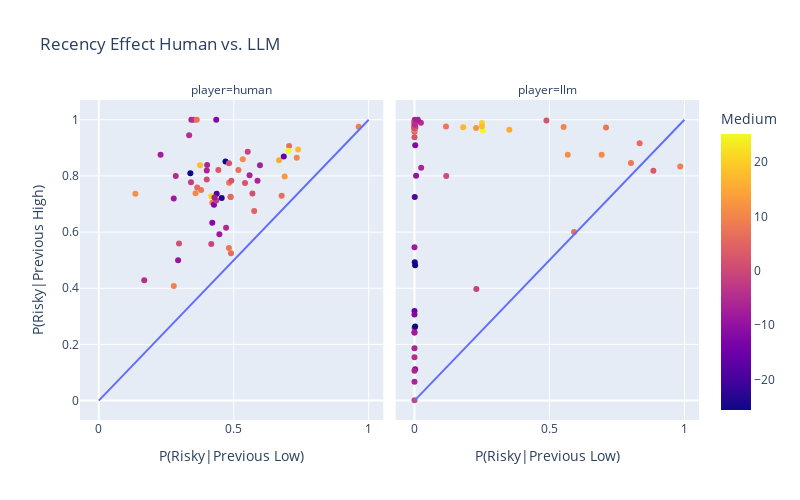
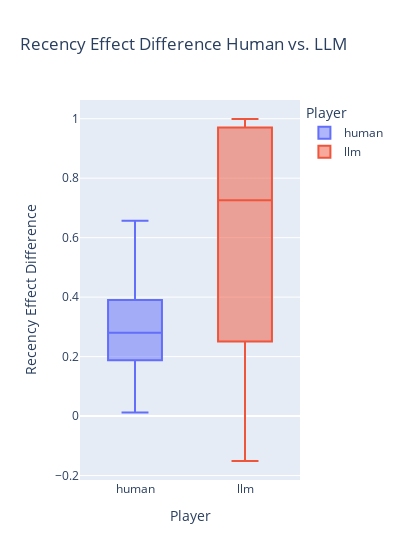
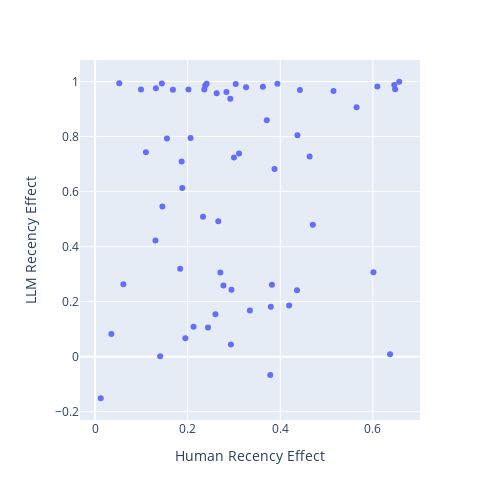

The notebook cell these images were saved under, in order:
### Markdown cell above
# TODO:
1. memory cutoff of 20 trials WITHOUT summarization
2. correct logging of summarization so that we can correlate the trace with summarization
3. recency - P(risky | high) - P(risky |low)

### Code cell
# recency - for each risky choice compute the probability the next choice is risky conditioned on the previous choice payoff was high or low
def get_recency(df):
    risky = df["Choice"]==1
    high = df["Payoff"]==df["High"]
    next_choice = df["Choice"].shift(-1)
    risky_given_previous_was_risky = next_choice[risky]
    previous_risky_was_high = high[risky]
    p_risky_given_previous_risky = risky_given_previous_was_risky.groupby(previous_risky_was_high).mean()
    p_risky_given_previous_risky = p_risky_given_previous_risky.reindex([False, True], fill_value=np.nan)
    recency_df = p_risky_given_previous_risky.to_frame().T
    recency_df.columns = ["p risky given previous low", "p risky given previous high"]
    return recency_df

def get_mean_recency(df):
    recency_df = df.groupby(["Problem", "Id"]).apply(get_recency, include_groups=False)
    recency_df = recency_df.groupby("Problem").mean()
    recency_df['recency diff'] = recency_df.diff(axis=1).iloc[:,1]
    df_agg = df[["Problem", "Phigh", "Medium", "High", "Low"]].drop_duplicates()
    recency_df = df_agg.merge(recency_df, on="Problem")
    return recency_df

recency_df = get_mean_recency(est)
llm_recency_df = get_mean_recency(df_llm)
recency_df["player"] = "human"
llm_recency_df["player"] = "llm"
recency_concat = pd.concat([recency_df, llm_recency_df])
fig = px.scatter(
    recency_concat,
    x="p risky given previous low",
    y="p risky given previous high",
    color="Medium",
    facet_col="player",
    width=800,
    height=500,
    title="Recency Effect Human vs. LLM",
    labels={"p risky given previous low": "P(Risky|Previous Low)", "p risky given previous high": "P(Risky|Previous High)"},
)
# add equality trend line on each facet
fig.add_trace(px.line(x=[0, 1], y=[0, 1]).data[0], row=1, col=1)
fig.add_trace(px.line(x=[0, 1], y=[0, 1]).data[0], row=1, col=2)

fig.show()

# box plot of diff in recency effect per player type
fig = px.box(
    recency_concat,
        width=400,
    x="player",
    color="player",
    y="recency diff",
    title="Recency Effect Difference Human vs. LLM",
    labels={"recency diff": "Recency Effect Difference", "player": "Player"},
)
fig.show()

# scatter of recency effect (diff) llm vs human
recency_merge = recency_df.merge(llm_recency_df, on=["Problem"], suffixes=("_human", "_llm"))
fig = px.scatter(
    recency_merge,
    x="recency diff_human",
    y="recency diff_llm",
    width=500,
    height=500,
    labels={"recency diff_human": "Human Recency Effect", "recency diff_llm": "LLM Recency Effect"},
)
fig.show()

### Figure 1 — Plotly figure (JSON) as saved in the notebook; plotly's stock layout.template omitted (floating-point values rounded to 4 significant figures)
{"data": [{"hovertemplate": "player=human<br>P(Risky|Previous Low)=%{x}<br>P(Risky|Previous High)=%{y}<br>Medium=%{marker.color}<extra></extra>", "legendgroup": "", "marker": {"color": [-0.3, 17.1, -1.0, 8.7, 5.6, 15.5, -4.6, -7.5, -25.6, -12.2, 9.9, 9.2, -4.9, 8.0, -1.9, 18.1, -6.0, 10.6, -6.4, -11.7, 4.6, 2.2, -6.4, 1.2, 5.6, 9.9, 2.8, -6.4, 1.4, -1.8, 0.5, 6.4, 7.0, -12.1, 12.8, -6.1, 6.8, 2.2, -9.4, 25.2, 11.0, 11.5, -25.4, -4.1, 7.0, -7.9, -18.7, -15.5, -8.1, -4.5, -23.8, 7.7, 20.7, 6.0, -5.1, 5.9, 1.3, -6.9, -8.4, 7.9], "coloraxis": "coloraxis", "symbol": "circle"}, "mode": "markers", "name": "", "orientation": "v", "showlegend": false, "type": "scatter", "x": [0.4167, 0.7385, 0.5517, 0.4207, 0.4877, 0.6676, 0.3347, 0.2287, 0.4694, 0.4267, 0.7333, 0.9628, 0.2851, 0.4827, 0.3416, 0.375, 0.4014, 0.3585, 0.343, 0.4204, 0.5756, 0.5417, 0.4, 0.4823, 0.4886, 0.2778, 0.443, 0.5585, 0.5691, 0.4352, 0.4, 0.6775, 0.5171, 0.4351, 0.6885, 0.588, 0.705, 0.491, 0.2938, 0.7025, 0.5333, 0.1355, 0.3392, 0.3518, 0.3629, 0.2776, 0.4367, 0.6853, 0.4468, 0.1683, 0.4553, 0.3789, 0.4167, 0.4898, 0.4715, 0.3646, 0.2972, 0.5971, 0.4286, 0.482], "xaxis": "x", "y": [0.5572, 0.8937, 0.886, 0.7045, 0.7256, 0.8559, 0.9444, 0.875, 0.8514, 0.6973, 0.8647, 0.975, 0.8, 0.776, 0.7777, 0.8384, 0.8385, 0.7381, 1.0, 0.6332, 0.6748, 0.7748, 0.8191, 0.8447, 0.7245, 0.4083, 0.8214, 0.8024, 0.7372, 0.7124, 0.7876, 0.7296, 0.8209, 1.0, 0.7983, 0.783, 0.9068, 0.7831, 0.5, 0.8894, 0.8595, 0.7367, 0.8095, 1.0, 1.0, 0.72, 0.7367, 0.8691, 0.5922, 0.4283, 0.7214, 0.7498, 0.7276, 0.5249, 0.6157, 0.7585, 0.5598, 0.8381, 0.7233, 0.5431], "yaxis": "y"}, {"hovertemplate": "player=llm<br>P(Risky|Previous Low)=%{x}<br>P(Risky|Previous High)=%{y}<br>Medium=%{marker.color}<extra></extra>", "legendgroup": "", "marker": {"color": [2.8, -0.3, 4.6, 9.9, 7.7, -4.5, 6.0, 15.5, -6.0, -1.9, 7.9, 5.6, -6.1, 2.2, 6.4, -4.1, -23.8, 11.0, 5.9, -1.0, -15.5, -18.7, -11.7, 1.2, -12.1, 17.1, 25.2, 9.9, 5.6, -7.9, 11.5, 20.7, 1.3, 7.0, 0.5, 9.2, 6.8, 8.7, -5.1, -8.1, -6.4, -4.9, -1.8, -8.4, 10.6, -7.5, 7.0, -12.2, -25.6, -6.9, 1.4, -25.4, -9.4, -6.4, 12.8, 18.1, -6.4, 2.2, 8.0, -4.6], "coloraxis": "coloraxis", "symbol": "circle"}, "mode": "markers", "name": "", "orientation": "v", "showlegend": false, "type": "scatter", "x": [0.885, 0.0, 0.0, 0.0, 0.1167, 0.0, 0.8341, 0.3513, 0.02474, 0.0, 0.7095, 0.0, 0.0, 0.4887, 0.0, 0.0, 0.001111, 0.0, 0.0, 0.2292, 0.0, 0.001064, 0.002632, 0.0, 0.002745, 0.1806, 0.2528, 0.5525, 0.0, 0.003125, 0.5679, 0.25, 0.0, 0.5912, 0.1176, 0.9844, 0.0, 0.0, 0.0, 0.0, 0.00102, 0.02373, 0.0, 0.0, 0.6934, 0.01246, 0.0, 0.0, 0.002439, 0.003571, 0.0, 0.002381, 0.005965, 0.0, 0.2282, 0.25, 0.0, 0.0, 0.8019, 0.00102], "xaxis": "x2", "y": [0.8182, 0.001136, 0.9707, 0.975, 0.9756, 0.1539, 0.9167, 0.9646, 0.8293, 0.2415, 0.9723, 0.9709, 0.06724, 0.9974, 0.9935, 0.9719, 0.4928, 0.9788, 0.9914, 0.3972, 0.3193, 0.725, 0.1113, 0.9807, 0.9091, 0.9729, 0.9621, 0.9744, 0.9855, 0.9722, 0.875, 0.988, 0.9575, 0.6, 0.8, 0.8333, 0.9708, 0.9614, 0.9931, 0.546, 1.0, 0.9895, 0.2583, 0.2432, 0.875, 1.0, 0.9905, 0.3061, 0.264, 0.9955, 0.9696, 0.482, 0.8009, 0.1061, 0.9706, 0.9773, 0.1861, 0.9377, 0.8462, 0.9825], "yaxis": "y2"}, {"hovertemplate": "x=%{x}<br>y=%{y}<extra></extra>", "legendgroup": "", "line": {"color": "#636efa", "dash": "solid"}, "marker": {"symbol": "circle"}, "mode": "lines", "name": "", "orientation": "v", "showlegend": false, "type": "scatter", "x": [0, 1], "xaxis": "x", "y": [0, 1], "yaxis": "y"}, {"hovertemplate": "x=%{x}<br>y=%{y}<extra></extra>", "legendgroup": "", "line": {"color": "#636efa", "dash": "solid"}, "marker": {"symbol": "circle"}, "mode": "lines", "name": "", "orientation": "v", "showlegend": false, "type": "scatter", "x": [0, 1], "xaxis": "x2", "y": [0, 1], "yaxis": "y2"}], "layout": {"annotations": [{"font": {}, "showarrow": false, "text": "player=human", "x": 0.245, "xanchor": "center", "xref": "paper", "y": 1, "yanchor": "bottom", "yref": "paper"}, {"font": {}, "showarrow": false, "text": "player=llm", "x": 0.755, "xanchor": "center", "xref": "paper", "y": 1, "yanchor": "bottom", "yref": "paper"}], "coloraxis": {"colorbar": {"title": {"text": "Medium"}}, "colorscale": [[0, "#0d0887"], [0.1111, "#46039f"], [0.2222, "#7201a8"], [0.3333, "#9c179e"], [0.4444, "#bd3786"], [0.5556, "#d8576b"], [0.6667, "#ed7953"], [0.7778, "#fb9f3a"], [0.8889, "#fdca26"], [1, "#f0f921"]]}, "height": 500, "legend": {"tracegroupgap": 0}, "title": {"text": "Recency Effect Human vs. LLM"}, "width": 800, "xaxis": {"anchor": "y", "domain": [0, 0.49], "title": {"text": "P(Risky|Previous Low)"}}, "xaxis2": {"anchor": "y2", "domain": [0.51, 1], "matches": "x", "title": {"text": "P(Risky|Previous Low)"}}, "yaxis": {"anchor": "x", "domain": [0, 1], "title": {"text": "P(Risky|Previous High)"}}, "yaxis2": {"anchor": "x2", "domain": [0, 1], "matches": "y", "showticklabels": false}}}

### Figure 2 — Plotly figure (JSON) as saved in the notebook; plotly's stock layout.template omitted (floating-point values rounded to 4 significant figures)
{"data": [{"alignmentgroup": "True", "hovertemplate": "Player=%{x}<br>Recency Effect Difference=%{y}<extra></extra>", "legendgroup": "human", "marker": {"color": "#636efa"}, "name": "human", "notched": false, "offsetgroup": "human", "orientation": "v", "showlegend": true, "type": "box", "x": ["human", "human", "human", "human", "human", "human", "human", "human", "human", "human", "human", "human", "human", "human", "human", "human", "human", "human", "human", "human", "human", "human", "human", "human", "human", "human", "human", "human", "human", "human", "human", "human", "human", "human", "human", "human", "human", "human", "human", "human", "human", "human", "human", "human", "human", "human", "human", "human", "human", "human", "human", "human", "human", "human", "human", "human", "human", "human", "human", "human"], "x0": " ", "xaxis": "x", "y": [0.1406, 0.1552, 0.3343, 0.2837, 0.238, 0.1883, 0.6097, 0.6463, 0.382, 0.2706, 0.1313, 0.01225, 0.5149, 0.2933, 0.4362, 0.4634, 0.437, 0.3796, 0.657, 0.2128, 0.09922, 0.2332, 0.4191, 0.3625, 0.2359, 0.1304, 0.3784, 0.2439, 0.1681, 0.2772, 0.3876, 0.05216, 0.3038, 0.5649, 0.1098, 0.195, 0.2017, 0.2921, 0.2062, 0.1869, 0.3261, 0.6012, 0.4703, 0.6482, 0.6371, 0.4424, 0.3, 0.1838, 0.1454, 0.26, 0.2661, 0.3709, 0.3109, 0.03515, 0.1442, 0.3939, 0.2626, 0.241, 0.2946, 0.06111], "y0": " ", "yaxis": "y"}, {"alignmentgroup": "True", "hovertemplate": "Player=%{x}<br>Recency Effect Difference=%{y}<extra></extra>", "legendgroup": "llm", "marker": {"color": "#EF553B"}, "name": "llm", "notched": false, "offsetgroup": "llm", "orientation": "v", "showlegend": true, "type": "box", "x": ["llm", "llm", "llm", "llm", "llm", "llm", "llm", "llm", "llm", "llm", "llm", "llm", "llm", "llm", "llm", "llm", "llm", "llm", "llm", "llm", "llm", "llm", "llm", "llm", "llm", "llm", "llm", "llm", "llm", "llm", "llm", "llm", "llm", "llm", "llm", "llm", "llm", "llm", "llm", "llm", "llm", "llm", "llm", "llm", "llm", "llm", "llm", "llm", "llm", "llm", "llm", "llm", "llm", "llm", "llm", "llm", "llm", "llm", "llm", "llm"], "x0": " ", "xaxis": "x", "y": [-0.06681, 0.001136, 0.9707, 0.975, 0.859, 0.1539, 0.08259, 0.6133, 0.8045, 0.2415, 0.2628, 0.9709, 0.06724, 0.5087, 0.9935, 0.9719, 0.4917, 0.9788, 0.9914, 0.1681, 0.3193, 0.7239, 0.1087, 0.9807, 0.9063, 0.7923, 0.7093, 0.4219, 0.9855, 0.9691, 0.3071, 0.738, 0.9575, 0.00882, 0.6824, -0.151, 0.9708, 0.9614, 0.9931, 0.546, 0.999, 0.9657, 0.2583, 0.2432, 0.1816, 0.9875, 0.9905, 0.3061, 0.2615, 0.9919, 0.9696, 0.4796, 0.795, 0.1061, 0.7424, 0.7273, 0.1861, 0.9377, 0.04423, 0.9814], "y0": " ", "yaxis": "y"}], "layout": {"boxmode": "overlay", "legend": {"title": {"text": "Player"}, "tracegroupgap": 0}, "title": {"text": "Recency Effect Difference Human vs. LLM"}, "width": 400, "xaxis": {"anchor": "y", "categoryarray": ["human", "llm"], "categoryorder": "array", "domain": [0, 1], "title": {"text": "Player"}}, "yaxis": {"anchor": "x", "domain": [0, 1], "title": {"text": "Recency Effect Difference"}}}}

### Figure 3 — Plotly figure (JSON) as saved in the notebook; plotly's stock layout.template omitted (floating-point values rounded to 4 significant figures)
{"data": [{"hovertemplate": "Human Recency Effect=%{x}<br>LLM Recency Effect=%{y}<extra></extra>", "legendgroup": "", "marker": {"color": "#636efa", "symbol": "circle"}, "mode": "markers", "name": "", "orientation": "v", "showlegend": false, "type": "scatter", "x": [0.1406, 0.1552, 0.3343, 0.2837, 0.238, 0.1883, 0.6097, 0.6463, 0.382, 0.2706, 0.1313, 0.01225, 0.5149, 0.2933, 0.4362, 0.4634, 0.437, 0.3796, 0.657, 0.2128, 0.09922, 0.2332, 0.4191, 0.3625, 0.2359, 0.1304, 0.3784, 0.2439, 0.1681, 0.2772, 0.3876, 0.05216, 0.3038, 0.5649, 0.1098, 0.195, 0.2017, 0.2921, 0.2062, 0.1869, 0.3261, 0.6012, 0.4703, 0.6482, 0.6371, 0.4424, 0.3, 0.1838, 0.1454, 0.26, 0.2661, 0.3709, 0.3109, 0.03515, 0.1442, 0.3939, 0.2626, 0.241, 0.2946, 0.06111], "xaxis": "x", "y": [0.001136, 0.7923, 0.1681, 0.9614, 0.9855, 0.6133, 0.9814, 0.9875, 0.2615, 0.3061, 0.975, -0.151, 0.9657, 0.04423, 0.2415, 0.7273, 0.8045, 0.1816, 0.999, 0.1087, 0.9707, 0.5087, 0.1861, 0.9807, 0.9709, 0.4219, -0.06681, 0.1061, 0.9696, 0.2583, 0.6824, 0.9935, 0.9905, 0.9063, 0.7424, 0.06724, 0.9708, 0.9377, 0.795, 0.7093, 0.9788, 0.3071, 0.4796, 0.9719, 0.00882, 0.9691, 0.7239, 0.3193, 0.546, 0.1539, 0.4917, 0.859, 0.738, 0.08259, 0.9931, 0.9914, 0.9575, 0.9919, 0.2432, 0.2628], "yaxis": "y"}], "layout": {"height": 500, "legend": {"tracegroupgap": 0}, "margin": {"t": 60}, "width": 500, "xaxis": {"anchor": "y", "domain": [0, 1], "title": {"text": "Human Recency Effect"}}, "yaxis": {"anchor": "x", "domain": [0, 1], "title": {"text": "LLM Recency Effect"}}}}
